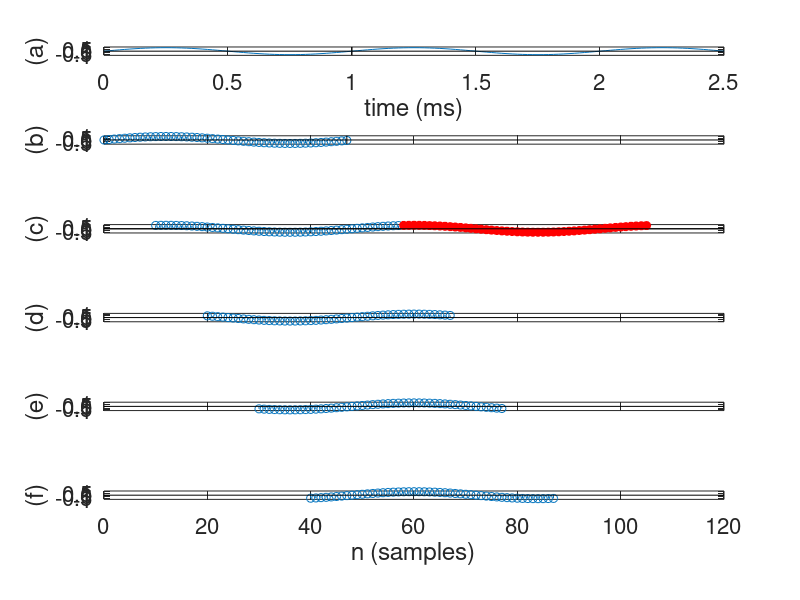

This chart was generated by the following MATLAB code:
%  This m-file creates plots for the signal period explanation
%  portion of the signal generation chapter.
%
%  written by Dr. Thad B. Welch, PE {t.b.welch@ieee.org}
%  copyright 2003
%  completed on 16 July 2003 revision 1.0
%  last updated on           revision 1.1

% Simulation inputs
Fs = 48000;         % sample frequency
fSignal = 1000;     % desired resonance frequency
N = 120;            % number of sample points in the impulse response
myFontSize = 16;    % font size for the plot labels

% calculations
n = 0:N;            % discrete frequency

% Simulation outputs
figure(1)
subplot(6,1,1)
plot(n*1000/Fs, sin(2*pi*fSignal*n/Fs))
hold on
plot([0 2.5], [0 0], 'k')
plot([1 1], [-1.2 1.2], 'k')
hold off
axis([0 2.5 -1.2 1.2])
set(gca, 'FontSize', myFontSize)
ylabel('(a)')
xlabel('time (ms)')

subplot(6,1,2)
stem(0:47, sin(2*pi*fSignal*(0:47)/Fs))
hold on
plot([47 47], [-1.2 1.2], 'k')
hold off
axis([0 120 -1.2 1.2])
set(gca, 'FontSize', myFontSize)
set(gca,'XTickLabel', []')
ylabel('(b)')

subplot(6,1,3)
stem(10:57, sin(2*pi*fSignal*(10:57)/Fs))
hold on
axis([0 120 -1.2 1.2])
stem(10+48:57+48, sin(2*pi*fSignal*(10+48:57+48)/Fs), 'filled', 'r')
hold off
set(gca, 'FontSize', myFontSize)
set(gca,'XTickLabel', []')
ylabel('(c)')

subplot(6,1,4)
stem(20:67, sin(2*pi*fSignal*(20:67)/Fs))
axis([0 120 -1.2 1.2])
set(gca, 'FontSize', myFontSize)
set(gca,'XTickLabel', []')
ylabel('(d)')

subplot(6,1,5)
stem(30:77, sin(2*pi*fSignal*(30:77)/Fs))
axis([0 120 -1.2 1.2])
set(gca, 'FontSize', myFontSize)
set(gca,'XTickLabel', []')
ylabel('(e)')

subplot(6,1,6)
stem(40:87, sin(2*pi*fSignal*(40:87)/Fs))
axis([0 120 -1.2 1.2])
set(gca, 'FontSize', myFontSize)
ylabel('(f)')
xlabel('n (samples)')

% print -depsc2 signalPeriod